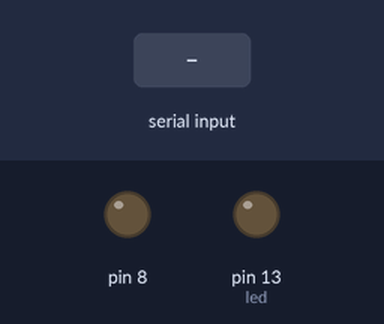
This sketch was run on a simulated Arduino Uno, built with avr-gcc and run on an emulated ATmega328P. Parts: output pins drawn as LEDs (lit = HIGH). The inputs (shaded band) are chosen by the test bench. What the sketch prints to the serial monitor is not drawn.

Above: at 1.2 s.
1.3 s: "light on" received over Serial
At 1.6 s:
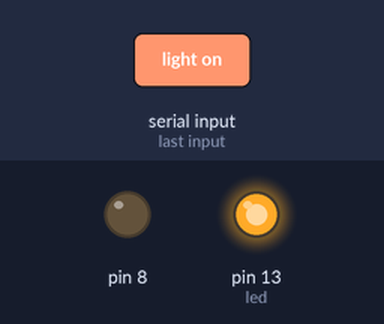
2.8 s: "fan on" received over Serial
At 4.0 s:
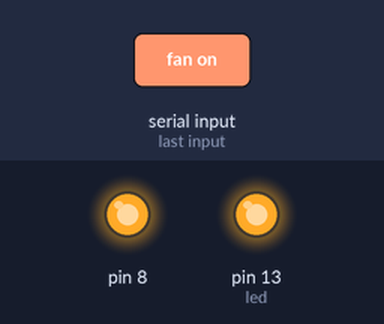
4.3 s: "light off" received over Serial
At 5.3 s:
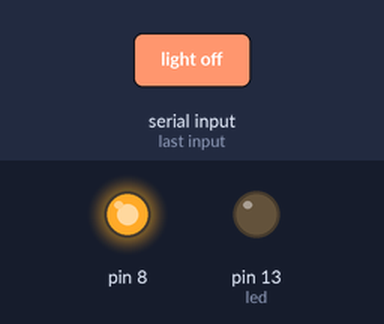
Timing chart, 0 to 7.3 s (numbered marks = the images above; inputs shaded):
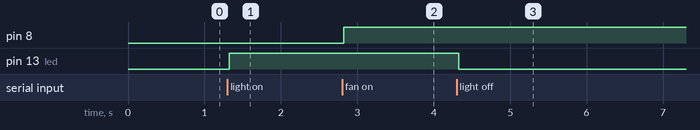

Measured:
- after the input at 1.3 s, pin 13 (led): LOW → HIGH at once
- after the input at 2.8 s, pin 8: LOW → HIGH at once
- after the input at 4.3 s, pin 13 (led): HIGH → LOW at once

The sketch:

bluetooth123123123.ino
```cpp
int led=13;
void setup()
{
  Serial.begin(9600);
  pinMode(led, OUTPUT);
  pinMode(8, OUTPUT);
}
void loop()
{
  delay (30);
  String t;
  while(Serial.available())
  {
    t += (char)Serial.read();
  }
  if (t.length())
  {
    if(t =="light on")
    {
      digitalWrite(led, HIGH);
      Serial.write("LED is on");
    }
    else if (t== "light off")
    {
      digitalWrite(led, LOW);
      Serial.write("LED is off");
    }
  }
  if (t.length())
  {
    if(t =="fan on")
    {
      digitalWrite(8, HIGH);
      Serial.write("fan is on");
    }
    else if (t== "fan off")
    {
      digitalWrite(8, LOW);
      Serial.write("fan is off");
    }
  }
}
```
